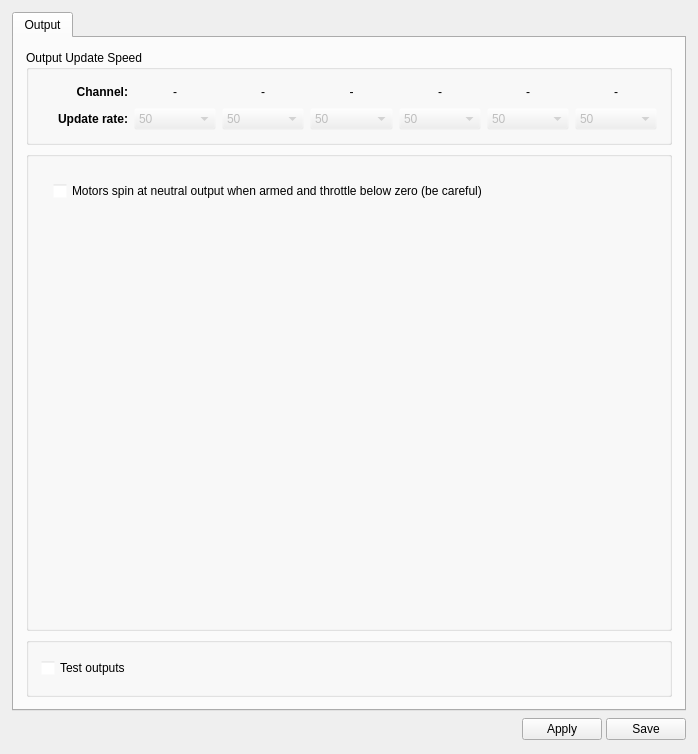
<?xml version="1.0" encoding="UTF-8"?>
<ui version="4.0">
 <class>OutputWidget</class>
 <widget class="QWidget" name="OutputWidget">
  <property name="geometry">
   <rect>
    <x>0</x>
    <y>0</y>
    <width>698</width>
    <height>754</height>
   </rect>
  </property>
  <property name="windowTitle">
   <string>Form</string>
  </property>
  <layout class="QVBoxLayout" name="verticalLayout_2">
   <property name="margin">
    <number>12</number>
   </property>
   <item>
    <widget class="QTabWidget" name="tabWidget">
     <property name="tabShape">
      <enum>QTabWidget::Rounded</enum>
     </property>
     <property name="currentIndex">
      <number>0</number>
     </property>
     <property name="elideMode">
      <enum>Qt::ElideMiddle</enum>
     </property>
     <widget class="QWidget" name="tab">
      <attribute name="title">
       <string>Output</string>
      </attribute>
      <layout class="QVBoxLayout" name="verticalLayout_4">
       <property name="spacing">
        <number>0</number>
       </property>
       <property name="margin">
        <number>0</number>
       </property>
       <item>
        <widget class="QScrollArea" name="scrollArea">
         <property name="palette">
          <palette>
           <active>
            <colorrole role="Base">
             <brush brushstyle="SolidPattern">
              <color alpha="255">
               <red>255</red>
               <green>255</green>
               <blue>255</blue>
              </color>
             </brush>
            </colorrole>
            <colorrole role="Window">
             <brush brushstyle="SolidPattern">
              <color alpha="0">
               <red>232</red>
               <green>232</green>
               <blue>232</blue>
              </color>
             </brush>
            </colorrole>
           </active>
           <inactive>
            <colorrole role="Base">
             <brush brushstyle="SolidPattern">
              <color alpha="255">
               <red>255</red>
               <green>255</green>
               <blue>255</blue>
              </color>
             </brush>
            </colorrole>
            <colorrole role="Window">
             <brush brushstyle="SolidPattern">
              <color alpha="0">
               <red>232</red>
               <green>232</green>
               <blue>232</blue>
              </color>
             </brush>
            </colorrole>
           </inactive>
           <disabled>
            <colorrole role="Base">
             <brush brushstyle="SolidPattern">
              <color alpha="0">
               <red>232</red>
               <green>232</green>
               <blue>232</blue>
              </color>
             </brush>
            </colorrole>
            <colorrole role="Window">
             <brush brushstyle="SolidPattern">
              <color alpha="0">
               <red>232</red>
               <green>232</green>
               <blue>232</blue>
              </color>
             </brush>
            </colorrole>
           </disabled>
          </palette>
         </property>
         <property name="frameShape">
          <enum>QFrame::NoFrame</enum>
         </property>
         <property name="widgetResizable">
          <bool>true</bool>
         </property>
         <widget class="QWidget" name="scrollAreaWidgetContents">
          <property name="geometry">
           <rect>
            <x>0</x>
            <y>0</y>
            <width>668</width>
            <height>671</height>
           </rect>
          </property>
          <layout class="QVBoxLayout" name="verticalLayout_3">
           <property name="spacing">
            <number>6</number>
           </property>
           <property name="margin">
            <number>12</number>
           </property>
           <item>
            <widget class="QGroupBox" name="groupBox_2">
             <property name="sizePolicy">
              <sizepolicy hsizetype="Expanding" vsizetype="Fixed">
               <horstretch>0</horstretch>
               <verstretch>0</verstretch>
              </sizepolicy>
             </property>
             <property name="minimumSize">
              <size>
               <width>0</width>
               <height>0</height>
              </size>
             </property>
             <property name="title">
              <string>Output Update Speed</string>
             </property>
             <layout class="QGridLayout" name="gridLayout">
              <property name="margin">
               <number>12</number>
              </property>
              <property name="horizontalSpacing">
               <number>6</number>
              </property>
              <item row="0" column="6">
               <widget class="QLabel" name="chBank5">
                <property name="text">
                 <string>-</string>
                </property>
                <property name="alignment">
                 <set>Qt::AlignCenter</set>
                </property>
               </widget>
              </item>
              <item row="0" column="2">
               <widget class="QLabel" name="chBank1">
                <property name="text">
                 <string>-</string>
                </property>
                <property name="alignment">
                 <set>Qt::AlignCenter</set>
                </property>
               </widget>
              </item>
              <item row="0" column="1">
               <widget class="QLabel" name="label_9">
                <property name="font">
                 <font>
                  <weight>75</weight>
                  <bold>true</bold>
                 </font>
                </property>
                <property name="text">
                 <string>Channel:</string>
                </property>
                <property name="alignment">
                 <set>Qt::AlignRight|Qt::AlignTrailing|Qt::AlignVCenter</set>
                </property>
               </widget>
              </item>
              <item row="0" column="0">
               <spacer name="horizontalSpacer_3">
                <property name="orientation">
                 <enum>Qt::Horizontal</enum>
                </property>
                <property name="sizeType">
                 <enum>QSizePolicy::Minimum</enum>
                </property>
                <property name="sizeHint" stdset="0">
                 <size>
                  <width>5</width>
                  <height>20</height>
                 </size>
                </property>
               </spacer>
              </item>
              <item row="1" column="0">
               <spacer name="horizontalSpacer_4">
                <property name="sizePolicy">
                 <sizepolicy hsizetype="Minimum" vsizetype="Minimum">
                  <horstretch>0</horstretch>
                  <verstretch>0</verstretch>
                 </sizepolicy>
                </property>
                <property name="minimumSize">
                 <size>
                  <width>0</width>
                  <height>20</height>
                 </size>
                </property>
                <property name="orientation">
                 <enum>Qt::Horizontal</enum>
                </property>
                <property name="sizeType">
                 <enum>QSizePolicy::Minimum</enum>
                </property>
                <property name="sizeHint" stdset="0">
                 <size>
                  <width>5</width>
                  <height>20</height>
                 </size>
                </property>
               </spacer>
              </item>
              <item row="0" column="3">
               <widget class="QLabel" name="chBank2">
                <property name="text">
                 <string>-</string>
                </property>
                <property name="alignment">
                 <set>Qt::AlignCenter</set>
                </property>
               </widget>
              </item>
              <item row="0" column="4">
               <widget class="QLabel" name="chBank3">
                <property name="text">
                 <string>-</string>
                </property>
                <property name="alignment">
                 <set>Qt::AlignCenter</set>
                </property>
               </widget>
              </item>
              <item row="0" column="5">
               <widget class="QLabel" name="chBank4">
                <property name="text">
                 <string>-</string>
                </property>
                <property name="alignment">
                 <set>Qt::AlignCenter</set>
                </property>
               </widget>
              </item>
              <item row="1" column="2">
               <widget class="QComboBox" name="cb_outputRate1">
                <property name="enabled">
                 <bool>false</bool>
                </property>
                <property name="sizePolicy">
                 <sizepolicy hsizetype="Minimum" vsizetype="Fixed">
                  <horstretch>0</horstretch>
                  <verstretch>0</verstretch>
                 </sizepolicy>
                </property>
                <property name="minimumSize">
                 <size>
                  <width>0</width>
                  <height>20</height>
                 </size>
                </property>
                <property name="toolTip">
                 <string>Setup &quot;TurboPWM&quot; here: usual value is 400 Hz for multirotor airframes.
Leave at 50Hz for fixed wing.</string>
                </property>
                <item>
                 <property name="text">
                  <string>50</string>
                 </property>
                </item>
                <item>
                 <property name="text">
                  <string>60</string>
                 </property>
                </item>
                <item>
                 <property name="text">
                  <string>125</string>
                 </property>
                </item>
                <item>
                 <property name="text">
                  <string>165</string>
                 </property>
                </item>
                <item>
                 <property name="text">
                  <string>270</string>
                 </property>
                </item>
                <item>
                 <property name="text">
                  <string>330</string>
                 </property>
                </item>
                <item>
                 <property name="text">
                  <string>400</string>
                 </property>
                </item>
               </widget>
              </item>
              <item row="1" column="3">
               <widget class="QComboBox" name="cb_outputRate2">
                <property name="enabled">
                 <bool>false</bool>
                </property>
                <property name="sizePolicy">
                 <sizepolicy hsizetype="Minimum" vsizetype="Fixed">
                  <horstretch>0</horstretch>
                  <verstretch>0</verstretch>
                 </sizepolicy>
                </property>
                <property name="minimumSize">
                 <size>
                  <width>0</width>
                  <height>20</height>
                 </size>
                </property>
                <property name="toolTip">
                 <string>Setup &quot;TurboPWM&quot; here: usual value is 400 Hz for multirotor airframes.
Leave at 50Hz for fixed wing.</string>
                </property>
                <item>
                 <property name="text">
                  <string>50</string>
                 </property>
                </item>
                <item>
                 <property name="text">
                  <string>60</string>
                 </property>
                </item>
                <item>
                 <property name="text">
                  <string>125</string>
                 </property>
                </item>
                <item>
                 <property name="text">
                  <string>165</string>
                 </property>
                </item>
                <item>
                 <property name="text">
                  <string>270</string>
                 </property>
                </item>
                <item>
                 <property name="text">
                  <string>330</string>
                 </property>
                </item>
                <item>
                 <property name="text">
                  <string>400</string>
                 </property>
                </item>
               </widget>
              </item>
              <item row="1" column="1">
               <widget class="QLabel" name="label_3">
                <property name="sizePolicy">
                 <sizepolicy hsizetype="Minimum" vsizetype="Preferred">
                  <horstretch>0</horstretch>
                  <verstretch>0</verstretch>
                 </sizepolicy>
                </property>
                <property name="minimumSize">
                 <size>
                  <width>0</width>
                  <height>20</height>
                 </size>
                </property>
                <property name="font">
                 <font>
                  <weight>75</weight>
                  <bold>true</bold>
                 </font>
                </property>
                <property name="text">
                 <string>Update rate:</string>
                </property>
                <property name="alignment">
                 <set>Qt::AlignRight|Qt::AlignTrailing|Qt::AlignVCenter</set>
                </property>
               </widget>
              </item>
              <item row="1" column="4">
               <widget class="QComboBox" name="cb_outputRate3">
                <property name="enabled">
                 <bool>false</bool>
                </property>
                <property name="sizePolicy">
                 <sizepolicy hsizetype="Minimum" vsizetype="Fixed">
                  <horstretch>0</horstretch>
                  <verstretch>0</verstretch>
                 </sizepolicy>
                </property>
                <property name="minimumSize">
                 <size>
                  <width>0</width>
                  <height>20</height>
                 </size>
                </property>
                <property name="toolTip">
                 <string>Setup &quot;TurboPWM&quot; here: usual value is 400 Hz for multirotor airframes.
Leave at 50Hz for fixed wing.</string>
                </property>
                <item>
                 <property name="text">
                  <string>50</string>
                 </property>
                </item>
                <item>
                 <property name="text">
                  <string>60</string>
                 </property>
                </item>
                <item>
                 <property name="text">
                  <string>125</string>
                 </property>
                </item>
                <item>
                 <property name="text">
                  <string>165</string>
                 </property>
                </item>
                <item>
                 <property name="text">
                  <string>270</string>
                 </property>
                </item>
                <item>
                 <property name="text">
                  <string>330</string>
                 </property>
                </item>
                <item>
                 <property name="text">
                  <string>400</string>
                 </property>
                </item>
               </widget>
              </item>
              <item row="1" column="5">
               <widget class="QComboBox" name="cb_outputRate4">
                <property name="enabled">
                 <bool>false</bool>
                </property>
                <property name="sizePolicy">
                 <sizepolicy hsizetype="Minimum" vsizetype="Fixed">
                  <horstretch>0</horstretch>
                  <verstretch>0</verstretch>
                 </sizepolicy>
                </property>
                <property name="minimumSize">
                 <size>
                  <width>0</width>
                  <height>20</height>
                 </size>
                </property>
                <property name="toolTip">
                 <string>Setup &quot;TurboPWM&quot; here: usual value is 400 Hz for multirotor airframes.
Leave at 50Hz for fixed wing.</string>
                </property>
                <item>
                 <property name="text">
                  <string>50</string>
                 </property>
                </item>
                <item>
                 <property name="text">
                  <string>60</string>
                 </property>
                </item>
                <item>
                 <property name="text">
                  <string>125</string>
                 </property>
                </item>
                <item>
                 <property name="text">
                  <string>165</string>
                 </property>
                </item>
                <item>
                 <property name="text">
                  <string>270</string>
                 </property>
                </item>
                <item>
                 <property name="text">
                  <string>330</string>
                 </property>
                </item>
                <item>
                 <property name="text">
                  <string>400</string>
                 </property>
                </item>
               </widget>
              </item>
              <item row="0" column="7">
               <widget class="QLabel" name="chBank6">
                <property name="text">
                 <string>-</string>
                </property>
                <property name="alignment">
                 <set>Qt::AlignCenter</set>
                </property>
               </widget>
              </item>
              <item row="1" column="6">
               <widget class="QComboBox" name="cb_outputRate5">
                <property name="enabled">
                 <bool>false</bool>
                </property>
                <property name="sizePolicy">
                 <sizepolicy hsizetype="Minimum" vsizetype="Fixed">
                  <horstretch>0</horstretch>
                  <verstretch>0</verstretch>
                 </sizepolicy>
                </property>
                <property name="minimumSize">
                 <size>
                  <width>0</width>
                  <height>20</height>
                 </size>
                </property>
                <property name="toolTip">
                 <string>Setup &quot;TurboPWM&quot; here: usual value is 400 Hz for multirotor airframes.
Leave at 50Hz for fixed wing.</string>
                </property>
                <item>
                 <property name="text">
                  <string>50</string>
                 </property>
                </item>
                <item>
                 <property name="text">
                  <string>60</string>
                 </property>
                </item>
                <item>
                 <property name="text">
                  <string>125</string>
                 </property>
                </item>
                <item>
                 <property name="text">
                  <string>165</string>
                 </property>
                </item>
                <item>
                 <property name="text">
                  <string>270</string>
                 </property>
                </item>
                <item>
                 <property name="text">
                  <string>330</string>
                 </property>
                </item>
                <item>
                 <property name="text">
                  <string>400</string>
                 </property>
                </item>
               </widget>
              </item>
              <item row="1" column="7">
               <widget class="QComboBox" name="cb_outputRate6">
                <property name="enabled">
                 <bool>false</bool>
                </property>
                <property name="sizePolicy">
                 <sizepolicy hsizetype="Minimum" vsizetype="Fixed">
                  <horstretch>0</horstretch>
                  <verstretch>0</verstretch>
                 </sizepolicy>
                </property>
                <property name="minimumSize">
                 <size>
                  <width>0</width>
                  <height>20</height>
                 </size>
                </property>
                <property name="toolTip">
                 <string>Setup &quot;TurboPWM&quot; here: usual value is 400 Hz for multirotor airframes.
Leave at 50Hz for fixed wing.</string>
                </property>
                <item>
                 <property name="text">
                  <string>50</string>
                 </property>
                </item>
                <item>
                 <property name="text">
                  <string>60</string>
                 </property>
                </item>
                <item>
                 <property name="text">
                  <string>125</string>
                 </property>
                </item>
                <item>
                 <property name="text">
                  <string>165</string>
                 </property>
                </item>
                <item>
                 <property name="text">
                  <string>270</string>
                 </property>
                </item>
                <item>
                 <property name="text">
                  <string>330</string>
                 </property>
                </item>
                <item>
                 <property name="text">
                  <string>400</string>
                 </property>
                </item>
               </widget>
              </item>
             </layout>
            </widget>
           </item>
           <item>
            <widget class="QGroupBox" name="groupBox_3">
             <property name="title">
              <string/>
             </property>
             <layout class="QVBoxLayout" name="verticalLayout">
              <property name="margin">
               <number>12</number>
              </property>
              <item>
               <layout class="QVBoxLayout" name="channelLayout">
                <property name="sizeConstraint">
                 <enum>QLayout::SetDefaultConstraint</enum>
                </property>
               </layout>
              </item>
              <item>
               <layout class="QHBoxLayout" name="horizontalLayout_2">
                <property name="margin">
                 <number>12</number>
                </property>
                <item>
                 <widget class="QCheckBox" name="spinningArmed">
                  <property name="minimumSize">
                   <size>
                    <width>519</width>
                    <height>0</height>
                   </size>
                  </property>
                  <property name="text">
                   <string>Motors spin at neutral output when armed and throttle below zero (be careful)</string>
                  </property>
                 </widget>
                </item>
                <item>
                 <spacer name="horizontalSpacer_2">
                  <property name="orientation">
                   <enum>Qt::Horizontal</enum>
                  </property>
                  <property name="sizeHint" stdset="0">
                   <size>
                    <width>40</width>
                    <height>20</height>
                   </size>
                  </property>
                 </spacer>
                </item>
               </layout>
              </item>
              <item>
               <spacer name="verticalSpacer">
                <property name="orientation">
                 <enum>Qt::Vertical</enum>
                </property>
                <property name="sizeHint" stdset="0">
                 <size>
                  <width>20</width>
                  <height>542</height>
                 </size>
                </property>
               </spacer>
              </item>
             </layout>
            </widget>
           </item>
           <item>
            <widget class="QGroupBox" name="groupBox_4">
             <property name="minimumSize">
              <size>
               <width>0</width>
               <height>60</height>
              </size>
             </property>
             <property name="title">
              <string/>
             </property>
             <layout class="QVBoxLayout" name="verticalLayout_6">
              <property name="margin">
               <number>12</number>
              </property>
              <item>
               <widget class="QCheckBox" name="channelOutTest">
                <property name="enabled">
                 <bool>true</bool>
                </property>
                <property name="minimumSize">
                 <size>
                  <width>105</width>
                  <height>0</height>
                 </size>
                </property>
                <property name="toolTip">
                 <string>Move the servos using the sliders. Two important things:
- Take extra care if the output is connected to an motor controller!
- Will only work if the RC receiver is working (failsafe)</string>
                </property>
                <property name="text">
                 <string>Test outputs</string>
                </property>
               </widget>
              </item>
             </layout>
            </widget>
           </item>
          </layout>
         </widget>
        </widget>
       </item>
      </layout>
     </widget>
    </widget>
   </item>
   <item>
    <layout class="QHBoxLayout" name="horizontalLayout">
     <property name="spacing">
      <number>4</number>
     </property>
     <item>
      <spacer name="horizontalSpacer">
       <property name="orientation">
        <enum>Qt::Horizontal</enum>
       </property>
       <property name="sizeHint" stdset="0">
        <size>
         <width>592</width>
         <height>16</height>
        </size>
       </property>
      </spacer>
     </item>
     <item>
      <widget class="QPushButton" name="outputHelp">
       <property name="sizePolicy">
        <sizepolicy hsizetype="Fixed" vsizetype="Fixed">
         <horstretch>0</horstretch>
         <verstretch>0</verstretch>
        </sizepolicy>
       </property>
       <property name="minimumSize">
        <size>
         <width>0</width>
         <height>25</height>
        </size>
       </property>
       <property name="maximumSize">
        <size>
         <width>25</width>
         <height>25</height>
        </size>
       </property>
       <property name="toolTip">
        <string>Takes you to the wiki page</string>
       </property>
       <property name="text">
        <string/>
       </property>
       <property name="icon">
        <iconset resource="../coreplugin/core.qrc">
         <normaloff>:/core/images/helpicon.svg</normaloff>:/core/images/helpicon.svg</iconset>
       </property>
       <property name="iconSize">
        <size>
         <width>25</width>
         <height>25</height>
        </size>
       </property>
       <property name="flat">
        <bool>true</bool>
       </property>
      </widget>
     </item>
     <item>
      <widget class="QPushButton" name="saveRCOutputToRAM">
       <property name="minimumSize">
        <size>
         <width>0</width>
         <height>0</height>
        </size>
       </property>
       <property name="maximumSize">
        <size>
         <width>16777215</width>
         <height>16777215</height>
        </size>
       </property>
       <property name="toolTip">
        <string>Send to OpenPilot but don't write in SD.
Be sure to set the Neutral position on all sliders before sending!</string>
       </property>
       <property name="styleSheet">
        <string notr="true"/>
       </property>
       <property name="text">
        <string>Apply</string>
       </property>
      </widget>
     </item>
     <item>
      <widget class="QPushButton" name="saveRCOutputToSD">
       <property name="minimumSize">
        <size>
         <width>0</width>
         <height>0</height>
        </size>
       </property>
       <property name="maximumSize">
        <size>
         <width>16777215</width>
         <height>16777215</height>
        </size>
       </property>
       <property name="toolTip">
        <string>Be sure to set the Neutral position on all sliders before sending!
Applies and Saves all settings to SD</string>
       </property>
       <property name="styleSheet">
        <string notr="true"/>
       </property>
       <property name="text">
        <string>Save</string>
       </property>
      </widget>
     </item>
    </layout>
   </item>
  </layout>
 </widget>
 <tabstops>
  <tabstop>saveRCOutputToRAM</tabstop>
  <tabstop>saveRCOutputToSD</tabstop>
 </tabstops>
 <resources>
  <include location="../coreplugin/core.qrc"/>
 </resources>
 <connections/>
</ui>
